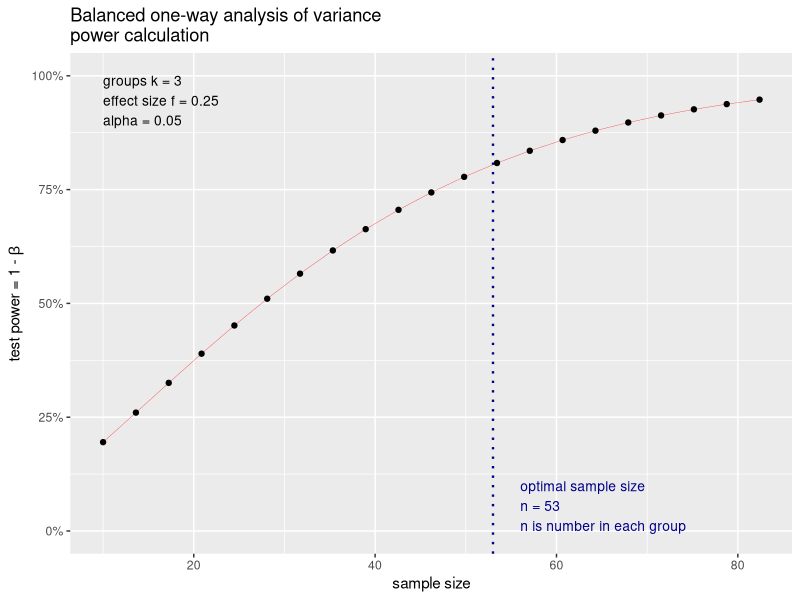

This figure's R source:
## ---- chunk 1
library(pwr)
cohen.ES("f", size = "small")
cohen.ES("f", size = "medium")
cohen.ES("f", size = "large")


## ---- chunk 2
p <- pwr.anova.test(k = 3,
                    f = 0.25,
                    power = .8)
p

## ---- chunk 3
plot(p)
